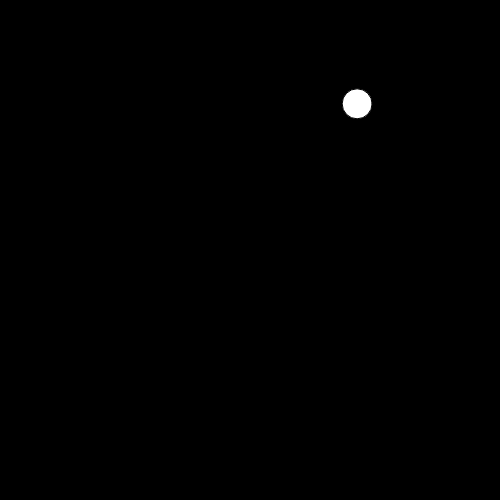
Frame 1 (no input)
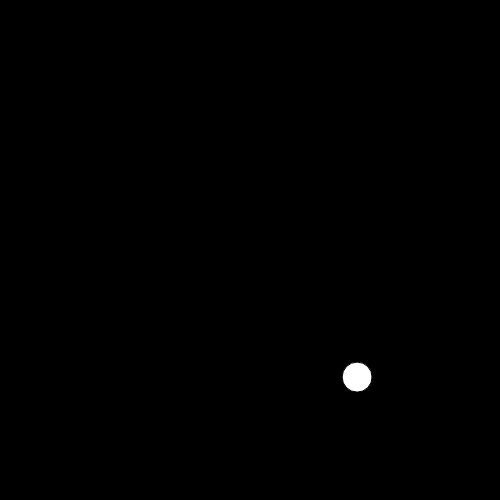
Frame 60 (no input)
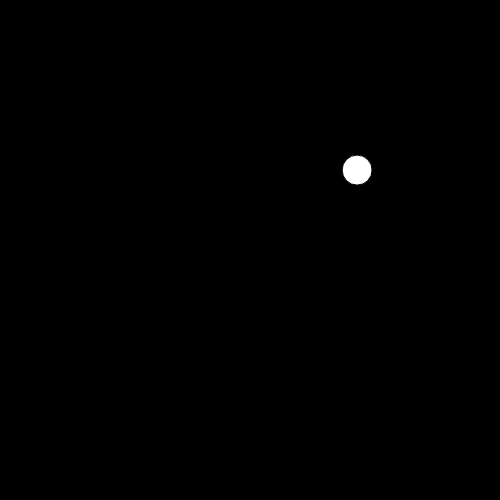
Frame 120 (the mouse pressed at the canvas centre since frame 60)

The p5.js sketch that drew these frames (run headless with seeded random() and noise() and a simulated clock; from frame 60 on, the mouse is pressed at the canvas centre):

// p5.js sketch
// ── sketch.js
var balls = [];

function setup() {

  createCanvas (500,500);
  //translate(-250, -250);
  for (var i = 0; i < 1; i++) {
    balls[i] = new ball();
  }
  
}

function draw() {
  background(0);
  for (var j = 0; j < balls.length ; j++){
    balls[j].move();
    balls[j].draw();
    
  }
  
} 
// ── Dots.js
function ball() {
  this.pos=createVector(random(width),random(height))
  //this.x = random(width);
  //this.y = random(height);
  this.speed=createVector(0,0)
  //this.xspeed=0;
  //this.yspeed=0;
  this.acc=createVector(0,0.3)
  //this.xgravity;
  //this.ygravity;
  
  this.draw = function(){
    ellipse(this.pos.x, this.pos.y, 30, 30);
  }
  
  this.move = function(){
    this.speed.add(this.acc)
    this.pos.add(this.speed)
    if (this.pos.x < 0||width < this.pos.x){
      this.speed.x= -1*this.speed.x
    }
    if (this.pos.y < 0||height < this.pos.y){
      this.speed.y= -1*this.speed.y
    }
  }
  
   
}
